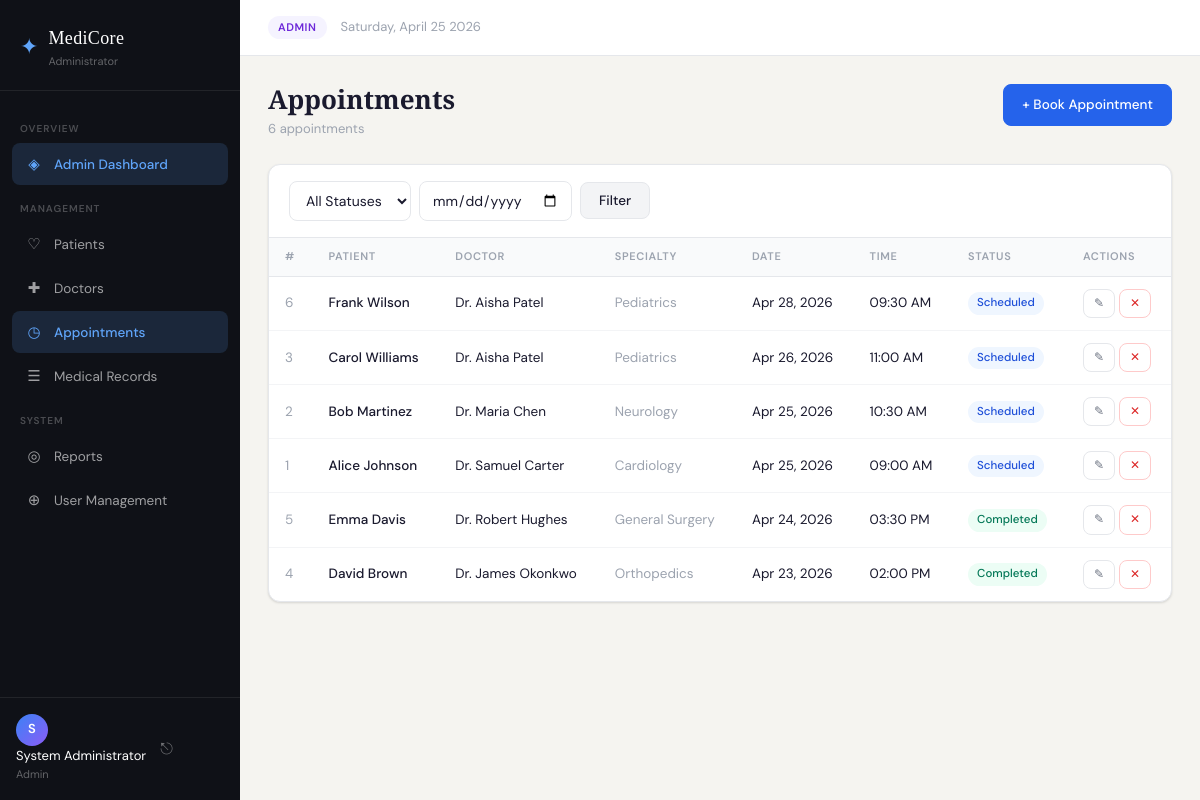
The page /appointments/index.php (signed in) on the database its author committed.
### tables this page shows
CREATE TABLE IF NOT EXISTS appointments (
    id INT AUTO_INCREMENT PRIMARY KEY,
    patient_id INT NOT NULL,
    doctor_id INT NOT NULL,
    appointment_date DATE NOT NULL,
    appointment_time TIME NOT NULL,
    status ENUM('Scheduled','Completed','Cancelled') DEFAULT 'Scheduled',
    notes TEXT,
    created_at TIMESTAMP DEFAULT CURRENT_TIMESTAMP,
    updated_at TIMESTAMP DEFAULT CURRENT_TIMESTAMP ON UPDATE CURRENT_TIMESTAMP,
    FOREIGN KEY (patient_id) REFERENCES patients(id) ON DELETE CASCADE,
    FOREIGN KEY (doctor_id) REFERENCES doctors(id) ON DELETE CASCADE,
    UNIQUE KEY no_double_booking (doctor_id, appointment_date, appointment_time)
);

CREATE TABLE IF NOT EXISTS patients (
    id INT AUTO_INCREMENT PRIMARY KEY,
    name VARCHAR(100) NOT NULL,
    age INT NOT NULL,
    gender ENUM('Male','Female','Other') NOT NULL,
    phone VARCHAR(20) NOT NULL,
    address TEXT,
    created_at TIMESTAMP DEFAULT CURRENT_TIMESTAMP,
    updated_at TIMESTAMP DEFAULT CURRENT_TIMESTAMP ON UPDATE CURRENT_TIMESTAMP
);

CREATE TABLE IF NOT EXISTS doctors (
    id INT AUTO_INCREMENT PRIMARY KEY,
    name VARCHAR(100) NOT NULL,
    specialty VARCHAR(100) NOT NULL,
    phone VARCHAR(20) NOT NULL,
    email VARCHAR(100) NOT NULL UNIQUE,
    created_at TIMESTAMP DEFAULT CURRENT_TIMESTAMP,
    updated_at TIMESTAMP DEFAULT CURRENT_TIMESTAMP ON UPDATE CURRENT_TIMESTAMP
);

### appointments/index.php (the view, shortened to what this page needs)
<?php
require_once __DIR__ . '/../includes/header.php';
$db     = getDB();
$date   = $_GET['date']   ?? '';
$params = [];
$sql = "SELECT a.*, p.name AS patient_name, d.name AS doctor_name, d.specialty
        FROM appointments a
        JOIN patients p ON a.patient_id = p.id
        JOIN doctors  d ON a.doctor_id  = d.id";
$sql .= ' ORDER BY a.appointment_date DESC, a.appointment_time DESC';
$stmt = $db->prepare($sql);
$stmt->execute($params);
$appointments = $stmt->fetchAll();
?>
<div class="page-header">
    <div>
        <h1 class="page-title">Appointments</h1>
        <p class="page-sub"><?= count($appointments) ?> appointment<?= count($appointments) !== 1 ? 's' : '' ?></p>
    </div>
    <a href="/hospital-system/appointments/create.php" class="btn btn-primary">+ Book Appointment</a>
</div>
<div class="card">
    <div class="card-header">
        <form method="GET" class="filter-form">
            <select name="status" class="form-control" style="width:auto">
                <option value="">All Statuses</option>
            </select>
            <input type="date" name="date" class="form-control" style="width:auto" value="<?= sanitize($date) ?>">
            <button type="submit" class="btn btn-secondary">Filter</button>
        </form>
    </div>
    <?php if (empty($appointments)): ?>
        <div class="empty-state">No appointments found.</div>
    <?php else: ?>
    <div class="table-wrap">
    <table class="table">
        <thead>
            <tr>
                <th>#</th>
                <th>Patient</th>
                <th>Doctor</th>
                <th>Specialty</th>
                <th>Date</th>
                <th>Time</th>
                <th>Status</th>
                <th>Actions</th>
            </tr>
        </thead>
        <tbody>
        <?php foreach ($appointments as $i => $a): ?>
        <tr>
            <td class="text-muted"><?= $a['id'] ?></td>
            <td class="fw-500"><?= sanitize($a['patient_name']) ?></td>
            <td><?= sanitize($a['doctor_name']) ?></td>
            <td class="text-muted"><?= sanitize($a['specialty']) ?></td>
            <td><?= formatDate($a['appointment_date']) ?></td>
            <td><?= formatTime($a['appointment_time']) ?></td>
            <td><?= getStatusBadge($a['status']) ?></td>
            <td>
                <div class="action-btns">
                    <a href="/hospital-system/appointments/edit.php?id=<?= $a['id'] ?>" class="btn btn-xs btn-ghost" title="Edit">✎</a>
                    <a href="/hospital-system/appointments/delete.php?id=<?= $a['id'] ?>"
                       class="btn btn-xs btn-danger-ghost confirm-delete"
                       data-name="appointment #<?= $a['id'] ?>">✕</a>
                </div>
            </td>
        </tr>
        <?php endforeach; ?>
        </tbody>
    </table>
    </div>
    <?php endif; ?>
</div>
<?php require_once __DIR__ . '/../includes/footer.php'; ?>

### config/database.php (shortened to what this page needs)
<?php
function sanitize(string $value): string {
    return htmlspecialchars(trim($value), ENT_QUOTES, 'UTF-8');
}
function formatDate(string $date): string {
    return $date ? date('M d, Y', strtotime($date)) : '—';
}
function formatTime(string $time): string {
    return $time ? date('h:i A', strtotime($time)) : '—';
}
function getStatusBadge(string $status): string {
    $map = [
        'Scheduled'  => 'badge-blue',
        'Completed'  => 'badge-green',
        'Cancelled'  => 'badge-red',
    ];
    $cls = $map[$status] ?? 'badge-gray';
    return '<span class="badge ' . $cls . '">' . sanitize($status) . '</span>';
}

### style.css (style rules this page uses)
:root { --font-body: 'DM Sans', sans-serif; --font-display: 'Playfair Display', serif; --bg: #f5f4f0; --bg-card: #ffffff; --sidebar-bg: #0f1117; --sidebar-w: 240px; --text-primary: #1a1a2e; --text-secondary: #6b7280; --text-muted: #9ca3af; --text-light: #ffffff; --border: #e5e7eb; --border-focus: #2563eb; --blue: #2563eb; --blue-lt: #eff6ff; --green: #059669; --green-lt:#ecfdf5; --amber: #d97706; --amber-lt:#fffbeb; --purple: #7c3aed; --purple-lt:#f5f3ff; --red: #dc2626; --red-lt: #fef2f2; --radius: 8px; --radius-lg: 12px; --shadow: 0 1px 3px rgba(0,0,0,.08), 0 1px 2px rgba(0,0,0,.06); --shadow-md: 0 4px 6px -1px rgba(0,0,0,.1), 0 2px 4px -1px rgba(0,0,0,.06); --shadow-lg: 0 10px 25px -5px rgba(0,0,0,.15); --transition: .18s ease; }
*, *::before, *::after { box-sizing: border-box; margin: 0; padding: 0; }
html { font-size: 15px; }
body { font-family: var(--font-body); background: var(--bg); color: var(--text-primary); line-height: 1.6; -webkit-font-smoothing: antialiased; }
a { color: inherit; text-decoration: none; }
.page-header { display: flex; align-items: flex-start; justify-content: space-between; margin-bottom: 24px; gap: 16px; }
.page-title { font-family: var(--font-display); font-size: 26px; font-weight: 600; color: var(--text-primary); line-height: 1.2; }
.page-sub { font-size: 13px; color: var(--text-muted); margin-top: 4px; }
.card { background: var(--bg-card); border: 1px solid var(--border); border-radius: var(--radius-lg); box-shadow: var(--shadow); overflow: hidden; margin-bottom: 20px; }
.card-header { display: flex; align-items: center; justify-content: space-between; padding: 16px 20px; border-bottom: 1px solid var(--border); gap: 12px; }
.table-wrap { overflow-x: auto; }
.table { width: 100%; border-collapse: collapse; font-size: 13.5px; }
.table thead tr { background: #f9fafb; border-bottom: 1px solid var(--border); }
.table th { padding: 10px 16px; text-align: left; font-size: 11px; font-weight: 600; letter-spacing: .06em; text-transform: uppercase; color: var(--text-muted); white-space: nowrap; }
.table td { padding: 12px 16px; border-bottom: 1px solid #f3f4f6; vertical-align: middle; }
.table tbody tr:last-child td { border-bottom: none; }
.text-muted { color: var(--text-muted); }
.fw-500 { font-weight: 500; }
.badge { display: inline-block; padding: 2px 9px; border-radius: 20px; font-size: 11.5px; font-weight: 500; white-space: nowrap; }
.badge-blue { background: var(--blue-lt); color: #1d4ed8; }
.badge-green { background: var(--green-lt); color: #047857; }
.btn { display: inline-flex; align-items: center; justify-content: center; gap: 6px; padding: 9px 18px; border-radius: var(--radius); font-family: var(--font-body); font-size: 13.5px; font-weight: 500; cursor: pointer; border: 1px solid transparent; transition: all var(--transition); white-space: nowrap; text-decoration: none; }
.btn-primary { background: var(--blue); color: #fff; border-color: var(--blue); }
.btn-secondary { background: #f3f4f6; color: var(--text-primary); border-color: var(--border); }
.btn-ghost { background: transparent; color: var(--text-secondary); border-color: var(--border); }
.btn-danger-ghost { background: transparent; color: var(--red); border-color: #fecaca; }
.btn-xs { padding: 4px 10px; font-size: 12px; }
.action-btns { display: flex; gap: 4px; }
.form-control { width: 100%; padding: 9px 12px; border: 1px solid var(--border); border-radius: var(--radius); font-family: var(--font-body); font-size: 14px; color: var(--text-primary); background: #fff; transition: border-color var(--transition), box-shadow var(--transition); outline: none; }
.form-control::placeholder { color: var(--text-muted); }
select.form-control { cursor: pointer; }
.search-form, .filter-form { display: flex; align-items: center; gap: 8px; flex-wrap: wrap; }

### rows shown on the page
appointments: id "6", patient.name "Frank Wilson", doctor.name "Dr. Aisha Patel", doctor.specialty "Pediatrics", appointment_date "Apr 28, 2026", appointment_time "09:30 AM", status "Scheduled"
appointments: id "3", patient.name "Carol Williams", doctor.name "Dr. Aisha Patel", doctor.specialty "Pediatrics", appointment_date "Apr 26, 2026", appointment_time "11:00 AM", status "Scheduled"
appointments: id "2", patient.name "Bob Martinez", doctor.name "Dr. Maria Chen", doctor.specialty "Neurology", appointment_date "Apr 25, 2026", appointment_time "10:30 AM", status "Scheduled"
appointments: id "1", patient.name "Alice Johnson", doctor.name "Dr. Samuel Carter", doctor.specialty "Cardiology", appointment_date "Apr 25, 2026", appointment_time "09:00 AM", status "Scheduled"
appointments: id "5", patient.name "Emma Davis", doctor.name "Dr. Robert Hughes", doctor.specialty "General Surgery", appointment_date "Apr 24, 2026", appointment_time "03:30 PM", status "Completed"
appointments: id "4", patient.name "David Brown", doctor.name "Dr. James Okonkwo", doctor.specialty "Orthopedics", appointment_date "Apr 23, 2026", appointment_time "02:00 PM", status "Completed"

### other values the page prints
$icon "◈ ♡ ✚ ◷ ☰ ◎ ⊕"
$label "Admin Dashboard Patients Doctors Appointments Medical Records Reports User Management"
substr($_SESSION['user_name'] ?? 'A', 0, 1) "S"
$_SESSION['user_name'] "System Administrator"
$userRole "Admin"
$userRole "ADMIN"
count($appointments) "6"
